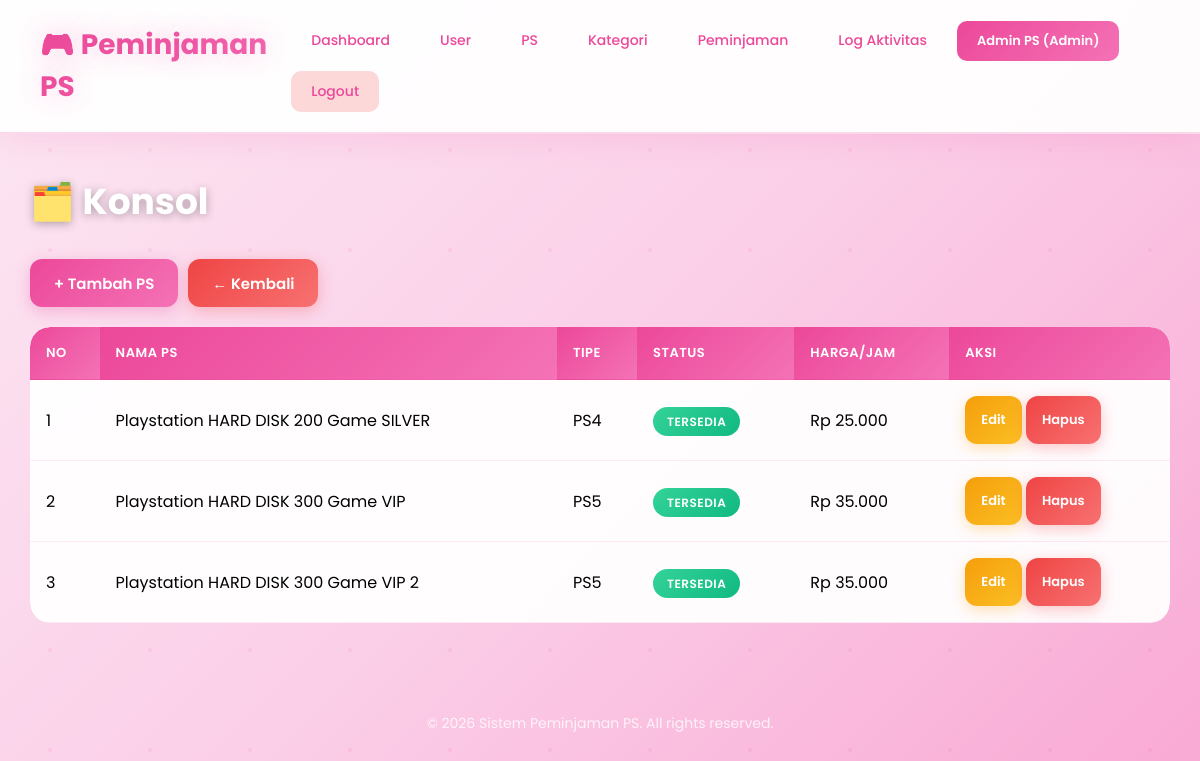
The page /index.php?page=kategori&action=detail&id=1 (signed in) on the database its author committed.
### tables this page shows
CREATE TABLE `kategori` (
  `kategori_id`   int(11)      NOT NULL,
  `nama_kategori` varchar(55)  NOT NULL,
  `deskripsi`     varchar(255) NOT NULL DEFAULT '',
  `created_at`    datetime     NOT NULL DEFAULT current_timestamp()
);

CREATE TABLE `ps` (
  `id`           int(11)                        NOT NULL,
  `kategori_id`  int(11)                        DEFAULT NULL,
  `nama_ps`      varchar(100)                   NOT NULL,
  `tipe`         enum('PS3','PS4','PS5')         NOT NULL,
  `status`       enum('tersedia','dipinjam')     DEFAULT 'tersedia',
  `harga_per_jam` int(11)                       NOT NULL,
  `created_at`   timestamp                      NULL DEFAULT current_timestamp()
);

### config/Database.php (called while the page is built, shortened)
<?php
class Database {
    private $host     = "localhost";
    private $db_name  = "peminjaman_ps";
    private $username = "root";
    private $password = "";
    public function getConnection() {
        $this->conn = null;
        try {
            $this->conn = new PDO(
                "mysql:host={$this->host};dbname={$this->db_name};charset=utf8",
                $this->username,
                $this->password
            );
            $this->conn->setAttribute(PDO::ATTR_ERRMODE, PDO::ERRMODE_EXCEPTION);
        } catch (PDOException $e) {
            die("Koneksi database gagal: " . $e->getMessage());
        }
        return $this->conn;
    }
}

### models/Kategori.php (called while the page is built, shortened)
<?php
class Kategori {
    private $conn;
    private $table_name = "kategori";
    public $id;
    public function __construct($db) {
        $this->conn = $db;
    }
    public function readOne() {
        $stmt = $this->conn->prepare(
            "SELECT * FROM {$this->table_name} WHERE kategori_id = :id LIMIT 1"
        );
        $stmt->bindParam(':id', $this->id);
        $stmt->execute();
        return $stmt;
    }
}

### models/Alat.php (called while the page is built, shortened)
<?php
class Alat {
    private $conn;
    private $table_name = "ps";
    public $kategori_id;
    public function __construct($db) {
        $this->conn = $db;
    }
    public function readByKategori() {
        $stmt = $this->conn->prepare(
            "SELECT * FROM {$this->table_name}
             WHERE kategori_id = :kategori_id ORDER BY nama_ps ASC"
        );
        $stmt->bindParam(':kategori_id', $this->kategori_id);
        $stmt->execute();
        return $stmt;
    }
}

### views/kategori/detail.php (the view, shortened to what this page needs)
<?php require_once 'views/layouts/header.php'; ?>
<div class="content">
    <h1>🗂️ <?php echo htmlspecialchars($dataKategori['nama_kategori']); ?></h1>
    <div style="margin-bottom:20px;display:flex;gap:10px">
        <a href="index.php?page=kategori&action=alat_create&kategori_id=<?php echo $dataKategori['kategori_id']; ?>" class="btn">+ Tambah PS</a>
        <a href="index.php?page=kategori&action=index" class="btn btn-danger">← Kembali</a>
    </div>
    <div class="table-responsive">
    <table>
        <thead>
            <tr>
                <th>No</th>
                <th>Nama PS</th>
                <th>Tipe</th>
                <th>Status</th>
                <th>Harga/Jam</th>
                <th>Aksi</th>
            </tr>
        </thead>
        <tbody>
            <?php $no = 1; $rows = $stmtAlat->fetchAll(PDO::FETCH_ASSOC); ?>
            <?php if (empty($rows)): ?>
                <tr>
                    <td colspan="6" style="text-align:center;color:#94a3b8;padding:30px">
                        Belum ada PS di kategori ini. Klik "+ Tambah PS" untuk menambahkan.
                    </td>
                </tr>
            <?php else: foreach ($rows as $row): ?>
            <tr>
                <td><?php echo $no++; ?></td>
                <td><?php echo htmlspecialchars($row['nama_ps']); ?></td>
                <td><?php echo htmlspecialchars($row['tipe']); ?></td>
                <td>
                    <span class="badge badge-<?php echo $row['status']; ?>">
                        <?php echo ucfirst($row['status']); ?>
                    </span>
                </td>
                <td>Rp <?php echo number_format($row['harga_per_jam'], 0, ',', '.'); ?></td>
                <td>
                    <a href="index.php?page=kategori&action=alat_edit&id=<?php echo $row['id']; ?>&kategori_id=<?php echo $dataKategori['kategori_id']; ?>" class="btn btn-warning btn-sm">Edit</a>
                    <?php if ($row['status'] === 'dipinjam'): ?>
                        <button class="btn btn-danger btn-sm" disabled style="opacity:0.4;cursor:not-allowed" title="Sedang dipinjam">Hapus</button>
                    <?php else: ?>
                        <a href="index.php?page=kategori&action=alat_delete&id=<?php echo $row['id']; ?>&kategori_id=<?php echo $dataKategori['kategori_id']; ?>"
                           class="btn btn-danger btn-sm"
                           onclick="return confirm('Hapus PS ini?')">Hapus</a>
                    <?php endif; ?>
                </td>
            </tr>
            <?php endforeach; endif; ?>
        </tbody>
    </table>
    </div>
</div>
<?php require_once 'views/layouts/footer.php'; ?>

### views/layouts/header.php (style rules this page uses)
* { margin: 0; padding: 0; box-sizing: border-box; }
body { font-family: 'Poppins', sans-serif; background: linear-gradient(135deg, #fce7f3 0%, #fbcfe8 50%, #f9a8d4 100%); min-height: 100vh; position: relative; }
body::before { content: ''; position: fixed; top: 0; left: 0; width: 100%; height: 100%; pointer-events: none; z-index: 0; }
.content { max-width: 1400px; margin: 40px auto; padding: 0 30px; position: relative; z-index: 1; }
.content h1 { color: white; font-size: 36px; font-weight: 700; margin-bottom: 30px; text-shadow: 0 2px 10px rgba(0,0,0,0.3); }
.btn { display: inline-flex; align-items: center; justify-content: center; gap: 8px; padding: 12px 24px; background: linear-gradient(135deg, #ec4899, #f472b6); color: white; text-decoration: none; border-radius: 12px; border: none; cursor: pointer; font-size: 15px; font-weight: 600; transition: all 0.3s ease; box-shadow: 0 4px 15px rgba(236,72,153,0.3); position: relative; overflow: hidden; min-height: 48px; white-space: nowrap; }
.btn::before { content: ''; position: absolute; top: 50%; left: 50%; width: 0; height: 0; border-radius: 50%; background: rgba(255,255,255,0.3); transform: translate(-50%, -50%); transition: width 0.6s, height 0.6s; }
.btn-danger { background: linear-gradient(135deg, #ef4444, #f87171); box-shadow: 0 4px 15px rgba(239,68,68,0.3); }
.btn-warning { background: linear-gradient(135deg, #f59e0b, #fbbf24); box-shadow: 0 4px 15px rgba(245,158,11,0.3); color: white; }
.btn-sm { padding: 8px 16px; font-size: 13px; }
table { width: 100%; background: rgba(255,255,255,0.95); backdrop-filter: blur(10px); border-collapse: collapse; box-shadow: 0 8px 32px rgba(0,0,0,0.3); border-radius: 20px; overflow: hidden; animation: fadeIn 0.5s ease; }
th, td { padding: 16px; text-align: left; border-bottom: 1px solid rgba(236,72,153,0.1); }
th { background: linear-gradient(135deg, #ec4899, #f472b6); color: white; font-weight: 600; text-transform: uppercase; font-size: 13px; letter-spacing: 0.5px; }
tr { transition: all 0.3s ease; }
.badge { padding: 6px 14px; border-radius: 20px; font-size: 12px; font-weight: 600; text-transform: uppercase; letter-spacing: 0.5px; }
.badge-tersedia { background: linear-gradient(135deg, #34d399, #10b981); color: white; }
.table-responsive { width: 100%; overflow-x: auto; -webkit-overflow-scrolling: touch; border-radius: 20px; }
.table-responsive table { min-width: 600px; }

### rows shown on the page
kategori: nama_kategori "Konsol"
ps: nama_ps "Playstation HARD DISK 200 Game SILVER", tipe "PS4", status "TERSEDIA", harga_per_jam "25.000"
ps: nama_ps "Playstation HARD DISK 300 Game VIP", tipe "PS5", status "TERSEDIA", harga_per_jam "35.000"
ps: nama_ps "Playstation HARD DISK 300 Game VIP 2", tipe "PS5", status "TERSEDIA", harga_per_jam "35.000"

### other values the page prints
$_SESSION['nama'] "Admin PS"
$_SESSION['role'] "Admin"
